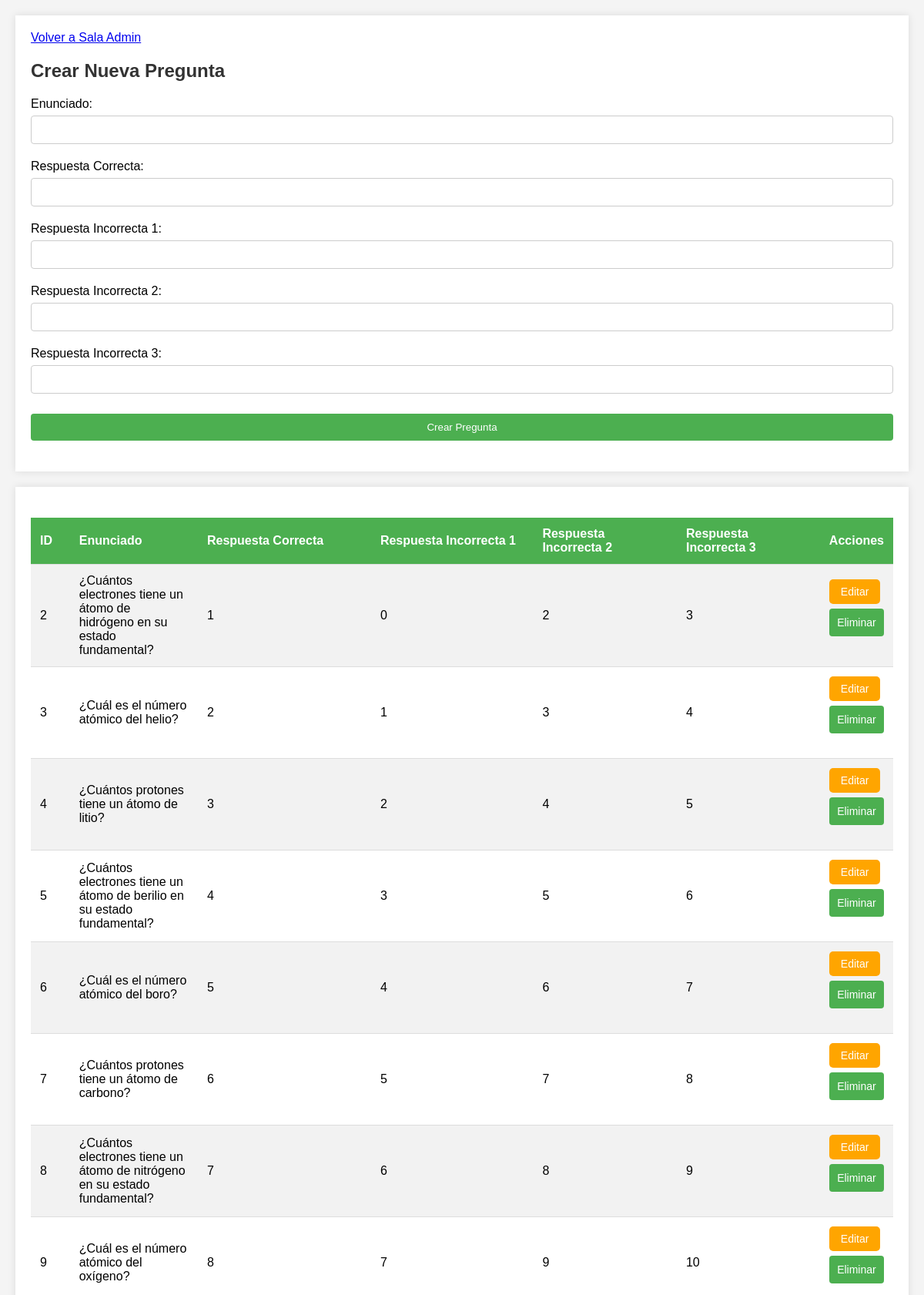
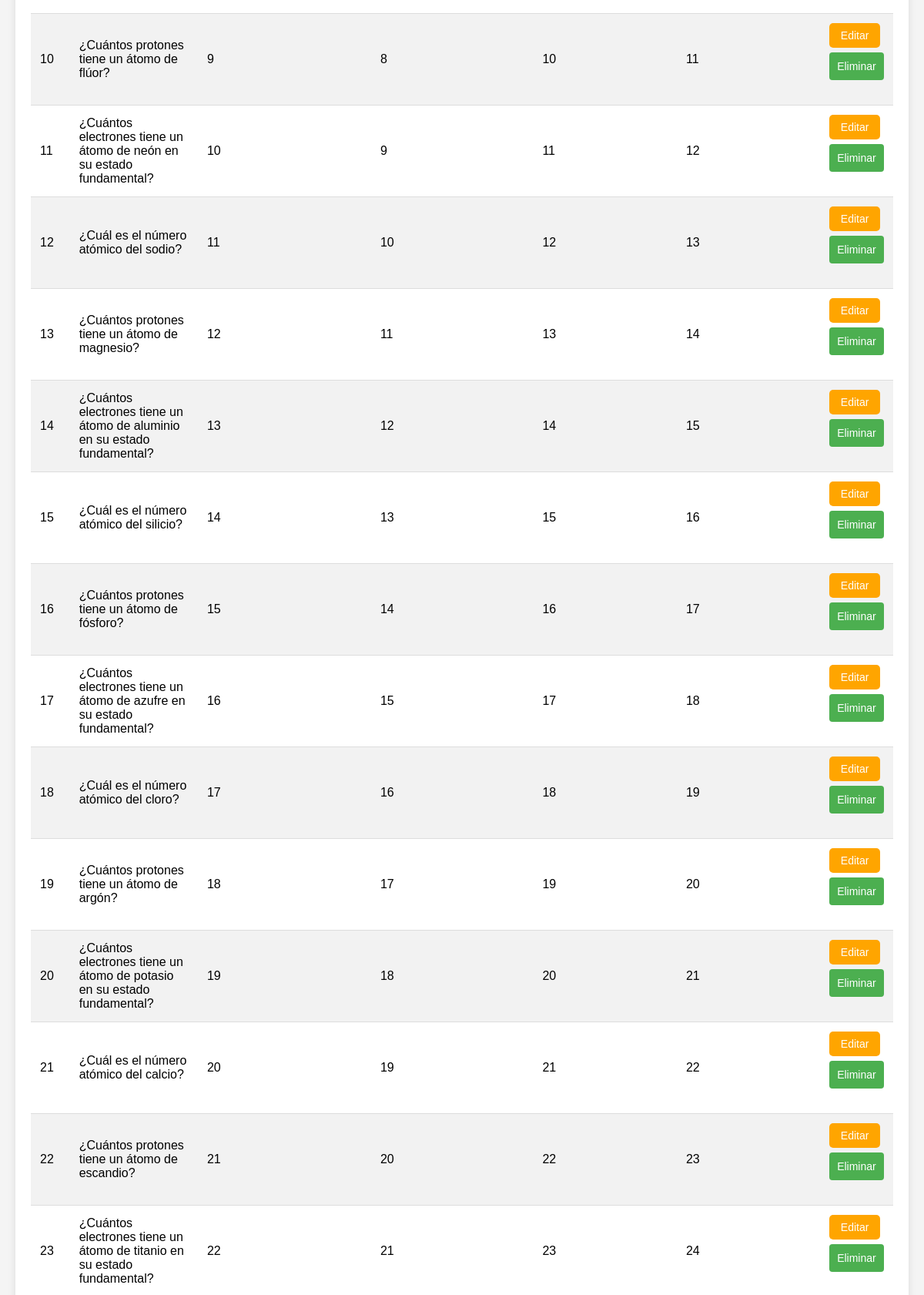
The app's page /quimicacrud.php (upper part) with its own data (2 pictures, top to bottom).
### tables this page shows
CREATE TABLE `preguntas_quimica` (
  `id` int(11) NOT NULL,
  `enunciado` mediumtext NOT NULL,
  `respuesta_correcta` mediumtext NOT NULL,
  `respuesta_incorrecta1` mediumtext NOT NULL,
  `respuesta_incorrecta2` mediumtext NOT NULL,
  `respuesta_incorrecta3` mediumtext NOT NULL
);

### quimicacrud.php (the view, shortened to what this page needs)
<?php
require_once "conexion.php";
function obtenerPreguntas($conexion) {
    $result = $conexion->query("SELECT * FROM preguntas_quimica");
    return $result->fetch_all(MYSQLI_ASSOC);
}
$preguntas = obtenerPreguntas($conexion);
?>
<!DOCTYPE html>
<html lang="es">
<head>
    <link rel="stylesheet" href="crud.css">
</head>
<body>
<div class="form-container">
    <a href="salaadmin.php" class="boton-volver">Volver a Sala Admin</a>
    <h2>Crear Nueva Pregunta</h2>
    <form method="post" action="quimicacrud.php">
        <label for="enunciado">Enunciado:</label>
        <input type="text" name="enunciado" id="enunciado" required>
        <label for="respuesta_correcta">Respuesta Correcta:</label>
        <input type="text" name="respuesta_correcta" id="respuesta_correcta" required>
        <label for="respuesta_incorrecta1">Respuesta Incorrecta 1:</label>
        <input type="text" name="respuesta_incorrecta1" id="respuesta_incorrecta1" required>
        <label for="respuesta_incorrecta2">Respuesta Incorrecta 2:</label>
        <input type="text" name="respuesta_incorrecta2" id="respuesta_incorrecta2" required>
        <label for="respuesta_incorrecta3">Respuesta Incorrecta 3:</label>
        <input type="text" name="respuesta_incorrecta3" id="respuesta_incorrecta3" required>
        <input type="submit" name="crear" value="Crear Pregunta">
    </form>
</div>
<div class="table-container">
    <table>
        <tr>
            <th>ID</th>
            <th>Enunciado</th>
            <th>Respuesta Correcta</th>
            <th>Respuesta Incorrecta 1</th>
            <th>Respuesta Incorrecta 2</th>
            <th>Respuesta Incorrecta 3</th>
            <th>Acciones</th>
        </tr>
        <?php foreach ($preguntas as $pregunta): ?>
        <tr>
            <td><?php echo htmlspecialchars($pregunta['id']); ?></td>
            <td><?php echo htmlspecialchars($pregunta['enunciado']); ?></td>
            <td><?php echo htmlspecialchars($pregunta['respuesta_correcta']); ?></td>
            <td><?php echo htmlspecialchars($pregunta['respuesta_incorrecta1']); ?></td>
            <td><?php echo htmlspecialchars($pregunta['respuesta_incorrecta2']); ?></td>
            <td><?php echo htmlspecialchars($pregunta['respuesta_incorrecta3']); ?></td>
            <td>
                <button onclick="editarPregunta(<?php echo htmlspecialchars(json_encode($pregunta)); ?>)" class="boton editar">Editar</button>
                <form method="post" action="quimicacrud.php" onsubmit="return confirm('¿Estás seguro de que deseas eliminar esta pregunta?');">
                    <input type="submit" name="eliminar" value="Eliminar" class="boton eliminar">
                </form>
            </td>
        </tr>
        <?php endforeach; ?>
    </table>
</div>
</body>
</html>

### crud.css (style rules this page uses)
body { font-family: 'Arial', sans-serif; background-color: #f4f4f4; margin: 0; padding: 20px; }
h2 { color: #333; }
.form-container, .table-container { background-color: white; box-shadow: 0 0 10px rgba(0, 0, 0, 0.1); padding: 20px; margin-bottom: 20px; }
.table-container table { width: 100%; border-collapse: collapse; margin-top: 20px; }
.table-container th, .table-container td { text-align: left; padding: 12px; border-bottom: 1px solid #ddd; }
.table-container th { background-color: #4CAF50; color: white; }
.table-container tr:nth-child(even) { background-color: #f2f2f2; }
.boton { padding: 8px 15px; border: none; border-radius: 5px; cursor: pointer; font-size: 14px; }
.editar { background-color: #ffa500; color: white; }
.eliminar { background-color: #f44336; color: white; }
input[type="text"], input[type="submit"] { width: 100%; padding: 10px; margin: 6px 0 20px 0; display: inline-block; border: 1px solid #ccc; box-sizing: border-box; border-radius: 4px; }
input[type="submit"] { background-color: #4CAF50; color: white; border: none; }

### records on screen
preguntas_quimica: id "2", enunciado "¿Cuántos electrones tiene un átomo de hidrógeno en su estado fundamental?", respuesta_correcta "1", respuesta_incorrecta1 "0", respuesta_incorrecta2 "2", respuesta_incorrecta3 "3"
preguntas_quimica: id "3", enunciado "¿Cuál es el número atómico del helio?", respuesta_correcta "2", respuesta_incorrecta1 "1", respuesta_incorrecta2 "3", respuesta_incorrecta3 "4"
preguntas_quimica: id "4", enunciado "¿Cuántos protones tiene un átomo de litio?", respuesta_correcta "3", respuesta_incorrecta1 "2", respuesta_incorrecta2 "4", respuesta_incorrecta3 "5"
preguntas_quimica: id "5", enunciado "¿Cuántos electrones tiene un átomo de berilio en su estado fundamental?", respuesta_correcta "4", respuesta_incorrecta1 "3", respuesta_incorrecta2 "5", respuesta_incorrecta3 "6"
preguntas_quimica: id "6", enunciado "¿Cuál es el número atómico del boro?", respuesta_correcta "5", respuesta_incorrecta1 "4", respuesta_incorrecta2 "6", respuesta_incorrecta3 "7"
preguntas_quimica: id "7", enunciado "¿Cuántos protones tiene un átomo de carbono?", respuesta_correcta "6", respuesta_incorrecta1 "5", respuesta_incorrecta2 "7", respuesta_incorrecta3 "8"
preguntas_quimica: id "8", enunciado "¿Cuántos electrones tiene un átomo de nitrógeno en su estado fundamental?", respuesta_correcta "7", respuesta_incorrecta1 "6", respuesta_incorrecta2 "8", respuesta_incorrecta3 "9"
preguntas_quimica: id "9", enunciado "¿Cuál es el número atómico del oxígeno?", respuesta_correcta "8", respuesta_incorrecta1 "7", respuesta_incorrecta2 "9", respuesta_incorrecta3 "10"
preguntas_quimica: id "10", enunciado "¿Cuántos protones tiene un átomo de flúor?", respuesta_correcta "9", respuesta_incorrecta1 "8", respuesta_incorrecta2 "10", respuesta_incorrecta3 "11"
preguntas_quimica: id "11", enunciado "¿Cuántos electrones tiene un átomo de neón en su estado fundamental?", respuesta_correcta "10", respuesta_incorrecta1 "9", respuesta_incorrecta2 "11", respuesta_incorrecta3 "12"
preguntas_quimica: id "12", enunciado "¿Cuál es el número atómico del sodio?", respuesta_correcta "11", respuesta_incorrecta1 "10", respuesta_incorrecta2 "12", respuesta_incorrecta3 "13"
preguntas_quimica: id "13", enunciado "¿Cuántos protones tiene un átomo de magnesio?", respuesta_correcta "12", respuesta_incorrecta1 "11", respuesta_incorrecta2 "13", respuesta_incorrecta3 "14"
preguntas_quimica: id "14", enunciado "¿Cuántos electrones tiene un átomo de aluminio en su estado fundamental?", respuesta_correcta "13", respuesta_incorrecta1 "12", respuesta_incorrecta2 "14", respuesta_incorrecta3 "15"
preguntas_quimica: id "15", enunciado "¿Cuál es el número atómico del silicio?", respuesta_correcta "14", respuesta_incorrecta1 "13", respuesta_incorrecta2 "15", respuesta_incorrecta3 "16"
preguntas_quimica: id "16", enunciado "¿Cuántos protones tiene un átomo de fósforo?", respuesta_correcta "15", respuesta_incorrecta1 "14", respuesta_incorrecta2 "16", respuesta_incorrecta3 "17"
preguntas_quimica: id "17", enunciado "¿Cuántos electrones tiene un átomo de azufre en su estado fundamental?", respuesta_correcta "16", respuesta_incorrecta1 "15", respuesta_incorrecta2 "17", respuesta_incorrecta3 "18"
preguntas_quimica: id "18", enunciado "¿Cuál es el número atómico del cloro?", respuesta_correcta "17", respuesta_incorrecta1 "16", respuesta_incorrecta2 "18", respuesta_incorrecta3 "19"
preguntas_quimica: id "19", enunciado "¿Cuántos protones tiene un átomo de argón?", respuesta_correcta "18", respuesta_incorrecta1 "17", respuesta_incorrecta2 "19", respuesta_incorrecta3 "20"
preguntas_quimica: id "20", enunciado "¿Cuántos electrones tiene un átomo de potasio en su estado fundamental?", respuesta_correcta "19", respuesta_incorrecta1 "18", respuesta_incorrecta2 "20", respuesta_incorrecta3 "21"
preguntas_quimica: id "21", enunciado "¿Cuál es el número atómico del calcio?", respuesta_correcta "20", respuesta_incorrecta1 "19", respuesta_incorrecta2 "21", respuesta_incorrecta3 "22"
preguntas_quimica: id "22", enunciado "¿Cuántos protones tiene un átomo de escandio?", respuesta_correcta "21", respuesta_incorrecta1 "20", respuesta_incorrecta2 "22", respuesta_incorrecta3 "23"
preguntas_quimica: id "23", enunciado "¿Cuántos electrones tiene un átomo de titanio en su estado fundamental?", respuesta_correcta "22", respuesta_incorrecta1 "21", respuesta_incorrecta2 "23", respuesta_incorrecta3 "24"
